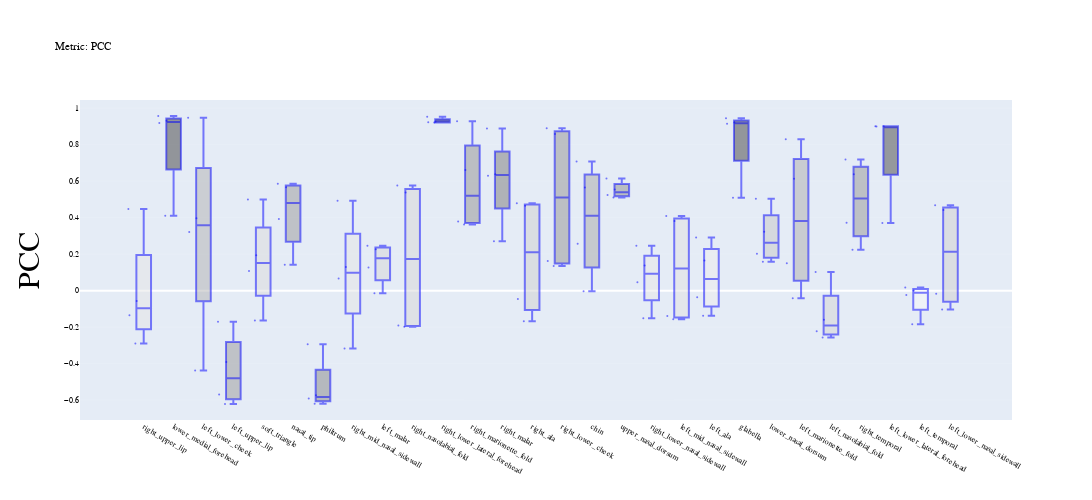

Source (notebook cell):
### Code cell
fig = figures[1]
st = st_lmk[1]
metric = 'PCC'
tit = "Metric: " + metric
top = 30 # 40

fig.update_layout(
    width=1300,
    height=500,
    title=tit,
    yaxis_type=st.scale[metric],
    xaxis_type="category",
    yaxis=dict(
        autorange=True,
        showgrid=True,
        zeroline=True,
        # dtick=gwidth,
        gridcolor='rgb(255,255,255)',
        gridwidth=.1,
        zerolinewidth=2,
        title_text=metric,
        titlefont=dict(size=30)
    ),
    font=dict(
        family="monospace",
        size=8,
        color='black'
    ),
    showlegend=False
)
# fig.update_xaxes(tickangle=90)
fig

### Figure 1 — Plotly figure (JSON) as saved in the notebook; plotly's stock layout.template omitted (floating-point values rounded to 4 significant figures)
{"data": [{"boxpoints": "all", "fillcolor": "rgba(230,230,230,0.5)", "jitter": 0.7, "line": {"color": "rgba(0,0,255,0.5)", "width": 2}, "marker": {"size": 2}, "name": "right_upper_lip", "type": "box", "y": [-0.289, 0.4465, -0.05692, -0.135]}, {"boxpoints": "all", "fillcolor": "rgba(65,65,65,0.5)", "jitter": 0.7, "line": {"color": "rgba(0,0,255,0.5)", "width": 2}, "marker": {"size": 2}, "name": "lower_medial_forehead", "type": "box", "y": [0.9303, 0.9566, 0.9184, 0.4096]}, {"boxpoints": "all", "fillcolor": "rgba(178,178,178,0.5)", "jitter": 0.7, "line": {"color": "rgba(0,0,255,0.5)", "width": 2}, "marker": {"size": 2}, "name": "left_lower_cheek", "type": "box", "y": [0.3213, 0.9474, 0.3962, -0.4372]}, {"boxpoints": "all", "fillcolor": "rgba(153,153,153,0.5)", "jitter": 0.7, "line": {"color": "rgba(0,0,255,0.5)", "width": 2}, "marker": {"size": 2}, "name": "left_upper_lip", "type": "box", "y": [-0.5689, -0.6211, -0.3915, -0.1702]}, {"boxpoints": "all", "fillcolor": "rgba(219,219,219,0.5)", "jitter": 0.7, "line": {"color": "rgba(0,0,255,0.5)", "width": 2}, "marker": {"size": 2}, "name": "soft_triangle", "type": "box", "y": [0.4987, 0.1934, 0.108, -0.164]}, {"boxpoints": "all", "fillcolor": "rgba(154,154,154,0.5)", "jitter": 0.7, "line": {"color": "rgba(0,0,255,0.5)", "width": 2}, "marker": {"size": 2}, "name": "nasal_tip", "type": "box", "y": [0.5852, 0.393, 0.5658, 0.1424]}, {"boxpoints": "all", "fillcolor": "rgba(133,133,133,0.5)", "jitter": 0.7, "line": {"color": "rgba(0,0,255,0.5)", "width": 2}, "marker": {"size": 2}, "name": "philtrum", "type": "box", "y": [-0.6195, -0.5733, -0.5912, -0.2939]}, {"boxpoints": "all", "fillcolor": "rgba(230,230,230,0.5)", "jitter": 0.7, "line": {"color": "rgba(0,0,255,0.5)", "width": 2}, "marker": {"size": 2}, "name": "right_mid_nasal_sidewall", "type": "box", "y": [0.0666, -0.3169, 0.4929, 0.1296]}, {"boxpoints": "all", "fillcolor": "rgba(214,214,214,0.5)", "jitter": 0.7, "line": {"color": "rgba(0,0,255,0.5)", "width": 2}, "marker": {"size": 2}, "name": "left_malar", "type": "box", "y": [0.227, -0.0139, 0.2461, 0.1266]}, {"boxpoints": "all", "fillcolor": "rgba(215,215,215,0.5)", "jitter": 0.7, "line": {"color": "rgba(0,0,255,0.5)", "width": 2}, "marker": {"size": 2}, "name": "right_nasolabial_fold", "type": "box", "y": [0.5762, 0.5371, -0.1904, -0.1978]}, {"boxpoints": "all", "fillcolor": "rgba(65,65,65,0.5)", "jitter": 0.7, "line": {"color": "rgba(0,0,255,0.5)", "width": 2}, "marker": {"size": 2}, "name": "right_lower_lateral_forehead", "type": "box", "y": [0.9254, 0.9531, 0.9227, 0.9205]}, {"boxpoints": "all", "fillcolor": "rgba(146,146,146,0.5)", "jitter": 0.7, "line": {"color": "rgba(0,0,255,0.5)", "width": 2}, "marker": {"size": 2}, "name": "right_marionette_fold", "type": "box", "y": [0.9278, 0.6612, 0.3782, 0.362]}, {"boxpoints": "all", "fillcolor": "rgba(123,123,123,0.5)", "jitter": 0.7, "line": {"color": "rgba(0,0,255,0.5)", "width": 2}, "marker": {"size": 2}, "name": "right_malar", "type": "box", "y": [0.888, 0.637, 0.6294, 0.2706]}, {"boxpoints": "all", "fillcolor": "rgba(208,208,208,0.5)", "jitter": 0.7, "line": {"color": "rgba(0,0,255,0.5)", "width": 2}, "marker": {"size": 2}, "name": "right_ala", "type": "box", "y": [0.4652, 0.4793, -0.04582, -0.1677]}, {"boxpoints": "all", "fillcolor": "rgba(148,148,148,0.5)", "jitter": 0.7, "line": {"color": "rgba(0,0,255,0.5)", "width": 2}, "marker": {"size": 2}, "name": "right_lower_cheek", "type": "box", "y": [0.8897, 0.8574, 0.1617, 0.1347]}, {"boxpoints": "all", "fillcolor": "rgba(167,167,167,0.5)", "jitter": 0.7, "line": {"color": "rgba(0,0,255,0.5)", "width": 2}, "marker": {"size": 2}, "name": "chin", "type": "box", "y": [0.707, 0.5647, 0.2565, -0.003899]}, {"boxpoints": "all", "fillcolor": "rgba(142,142,142,0.5)", "jitter": 0.7, "line": {"color": "rgba(0,0,255,0.5)", "width": 2}, "marker": {"size": 2}, "name": "upper_nasal_dorsum", "type": "box", "y": [0.5536, 0.51, 0.5237, 0.6147]}, {"boxpoints": "all", "fillcolor": "rgba(231,231,231,0.5)", "jitter": 0.7, "line": {"color": "rgba(0,0,255,0.5)", "width": 2}, "marker": {"size": 2}, "name": "right_lower_nasal_sidewall", "type": "box", "y": [0.2452, -0.1517, 0.1373, 0.04621]}, {"boxpoints": "all", "fillcolor": "rgba(225,225,225,0.5)", "jitter": 0.7, "line": {"color": "rgba(0,0,255,0.5)", "width": 2}, "marker": {"size": 2}, "name": "left_mid_nasal_sidewall", "type": "box", "y": [0.4093, -0.1571, 0.3811, -0.1383]}, {"boxpoints": "all", "fillcolor": "rgba(237,237,237,0.5)", "jitter": 0.7, "line": {"color": "rgba(0,0,255,0.5)", "width": 2}, "marker": {"size": 2}, "name": "left_ala", "type": "box", "y": [0.2907, -0.1375, 0.1654, -0.03671]}, {"boxpoints": "all", "fillcolor": "rgba(66,66,66,0.5)", "jitter": 0.7, "line": {"color": "rgba(0,0,255,0.5)", "width": 2}, "marker": {"size": 2}, "name": "glabella", "type": "box", "y": [0.9204, 0.9442, 0.9136, 0.5091]}, {"boxpoints": "all", "fillcolor": "rgba(197,197,197,0.5)", "jitter": 0.7, "line": {"color": "rgba(0,0,255,0.5)", "width": 2}, "marker": {"size": 2}, "name": "lower_nasal_dorsum", "type": "box", "y": [0.3223, 0.2023, 0.5031, 0.1585]}, {"boxpoints": "all", "fillcolor": "rgba(173,173,173,0.5)", "jitter": 0.7, "line": {"color": "rgba(0,0,255,0.5)", "width": 2}, "marker": {"size": 2}, "name": "left_marionette_fold", "type": "box", "y": [0.1501, 0.8299, 0.6128, -0.04116]}, {"boxpoints": "all", "fillcolor": "rgba(211,211,211,0.5)", "jitter": 0.7, "line": {"color": "rgba(0,0,255,0.5)", "width": 2}, "marker": {"size": 2}, "name": "left_nasolabial_fold", "type": "box", "y": [0.1026, -0.2223, -0.1589, -0.2572]}, {"boxpoints": "all", "fillcolor": "rgba(149,149,149,0.5)", "jitter": 0.7, "line": {"color": "rgba(0,0,255,0.5)", "width": 2}, "marker": {"size": 2}, "name": "right_temporal", "type": "box", "y": [0.2236, 0.6376, 0.7187, 0.3715]}, {"boxpoints": "all", "fillcolor": "rgba(70,70,70,0.5)", "jitter": 0.7, "line": {"color": "rgba(0,0,255,0.5)", "width": 2}, "marker": {"size": 2}, "name": "left_lower_lateral_forehead", "type": "box", "y": [0.8997, 0.9002, 0.8999, 0.3708]}, {"boxpoints": "all", "fillcolor": "rgba(247,247,247,0.5)", "jitter": 0.7, "line": {"color": "rgba(0,0,255,0.5)", "width": 2}, "marker": {"size": 2}, "name": "left_temporal", "type": "box", "y": [0.0005717, -0.02382, 0.01672, -0.1848]}, {"boxpoints": "all", "fillcolor": "rgba(207,207,207,0.5)", "jitter": 0.7, "line": {"color": "rgba(0,0,255,0.5)", "width": 2}, "marker": {"size": 2}, "name": "left_lower_nasal_sidewall", "type": "box", "y": [0.4423, -0.1039, 0.4682, -0.01749]}], "layout": {"font": {"color": "black", "family": "monospace", "size": 8}, "height": 500, "showlegend": false, "title": {"text": "Metric: PCC"}, "width": 1300, "xaxis": {"type": "category"}, "yaxis": {"autorange": true, "gridcolor": "rgb(255,255,255)", "gridwidth": 0.1, "showgrid": true, "title": {"font": {"size": 30}, "text": "PCC"}, "type": "linear", "zeroline": true, "zerolinewidth": 2}}}
